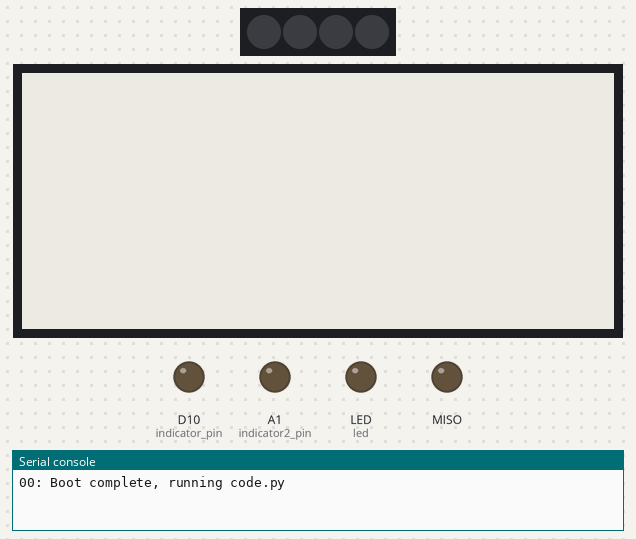
Bench run of a program on a simulated CircuitPython board. On the bench: 4 RGB LEDs in strip order, left to right, 296×128 one-colour display, output pins drawn as LEDs (lit = HIGH), the last lines printed to the serial console. Dim RGB values are drawn brighter than linear; WiFi joins after 1.5 s; values from a settings file that is not in the repository are placeholders.

Above: at 0.1 s.
At 39.1 s:
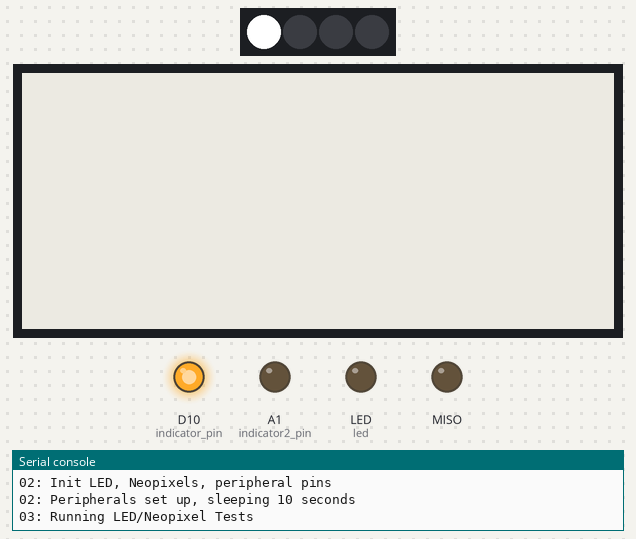
At 44.1 s:
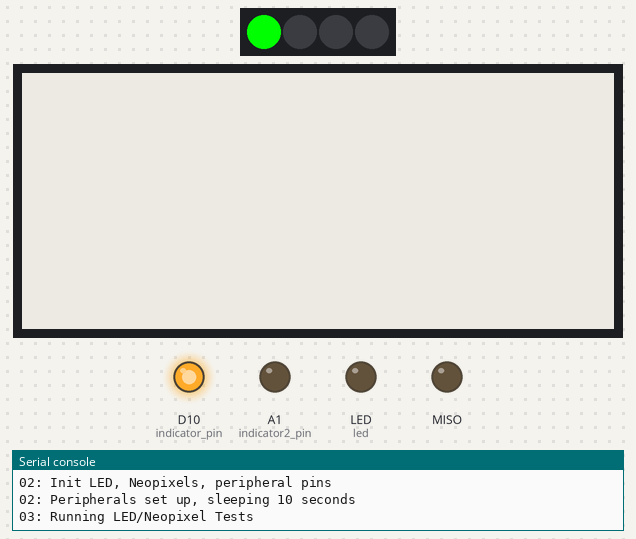
At 50.1 s:
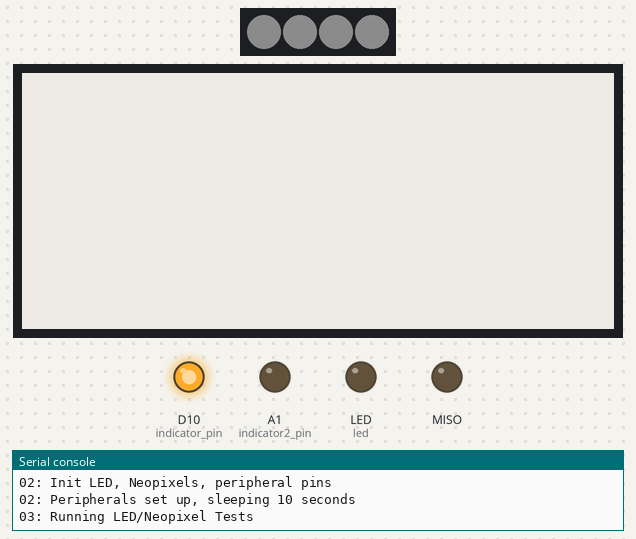
At 62.1 s:
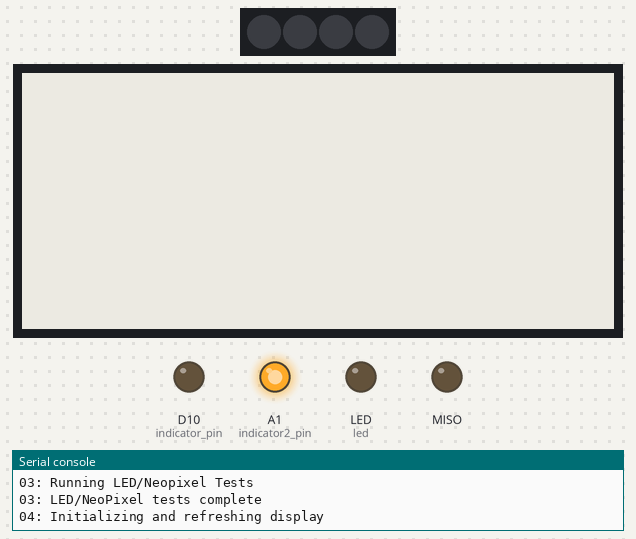
At 105.6 s:
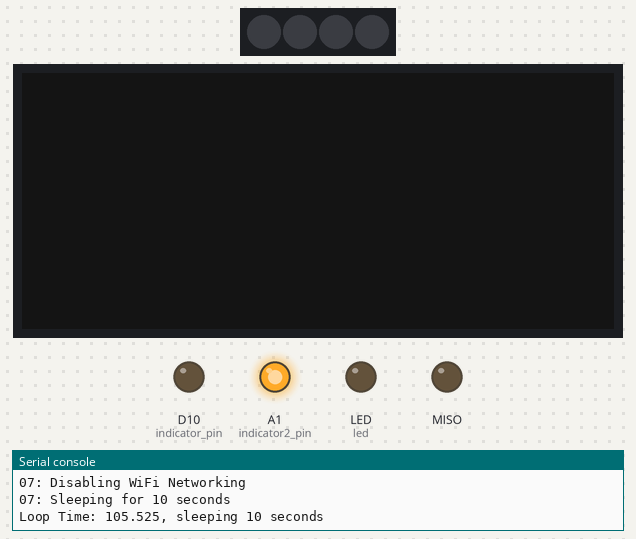
Timing chart, 0 to 130.0 s (numbered marks = the images above):
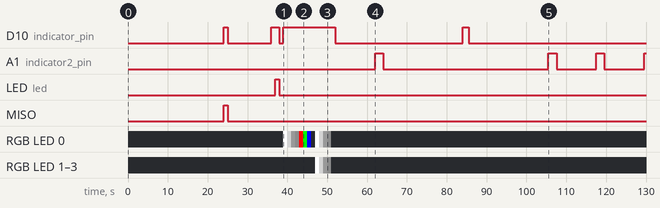

The program:

magtag-power-test-v1.py
```python
print("00: Boot complete, running code.py")

import time
time.sleep(10)
print("01: Starting up, importing time, board, and digitalio")
import board
import digitalio

print("01: Started up, sleeping 10 seconds")
time.sleep(10)
print("02: Init LED, Neopixels, peripheral pins")

time.sleep(1)
indicator_pin = digitalio.DigitalInOut(board.D10)
indicator_pin.switch_to_output()
indicator_pin.value = False

time.sleep(1)
indicator2_pin = digitalio.DigitalInOut(board.A1)
indicator2_pin.switch_to_output()
indicator2_pin.value = False

time.sleep(1)
led = digitalio.DigitalInOut(board.LED)
led.switch_to_output()
led.value = False

time.sleep(1)
indicator_pin.value = True
speaker_enable_pin = digitalio.DigitalInOut(board.SPEAKER_ENABLE)
speaker_enable_pin.switch_to_output()
speaker_enable_pin.value = True

time.sleep(1)
speaker_enable_pin.value = False
indicator_pin.value = False

time.sleep(1)
import neopixel
pixels = neopixel.NeoPixel(board.NEOPIXEL, 4, brightness=1.0, auto_write=False)
pixels.brightness = 1.0
pixels.fill((0,0,0))
pixels.show()

print("02: Peripherals set up, sleeping 10 seconds")

time.sleep(10)
print("03: Running LED/Neopixel Tests")
indicator_pin.value = True
time.sleep(1)
led.value = True
time.sleep(1)
led.value = False
indicator_pin.value = False

time.sleep(1)
indicator_pin.value = True
pixels[0] = (255,255,255)
pixels.brightness = 1.0
pixels.show()
time.sleep(1)
pixels.brightness = 0.5
pixels.show()
time.sleep(1)
pixels.brightness = 0.1
pixels.show()
time.sleep(1)
pixels.brightness = 0.05
pixels.show()
time.sleep(1)
pixels[0] = (255,0,0)
pixels.brightness = 1.0
pixels.show()
time.sleep(1)
pixels[0] = (0,255,0)
pixels.show()
time.sleep(1)
pixels[0] = (0,0,255)
pixels.show()
time.sleep(1)
pixels.fill((0,0,0))
pixels.show()
time.sleep(1)
pixels.fill((255,255,255))
pixels.show()
time.sleep(1)
pixels.brightness = 0.5
pixels.show()
time.sleep(1)
pixels.brightness = 0.1
pixels.show()
time.sleep(1)
pixels.brightness = 0.05
pixels.show()
time.sleep(1)
pixels.deinit()
time.sleep(1)
# neopixel_power_pin.value = False
indicator_pin.value = False
print("03: LED/NeoPixel tests complete")
time.sleep(10)

print("04: Initializing and refreshing display")
def display_refresh():
    indicator2_pin.value = True
    while board.DISPLAY.time_to_refresh > 0.0:
        time.sleep(board.DISPLAY.time_to_refresh)
    board.DISPLAY.refresh()
    while board.DISPLAY.time_to_refresh > 0.0:
        time.sleep(board.DISPLAY.time_to_refresh)
    indicator2_pin.value = False

display_refresh()
print("04: Sleeping 10 seconds")
time.sleep(10)

print("05: Preparing to connect to Wifi network")
from secrets import secrets
import wifi

def wifi_connect(ssid: str, password: str) -> None:
    indicator_pin.value = True
    print("WIFI: wifi_connect called")
    wifi.radio.connect(ssid, password)
    print("WIFI: wifi_connect complete")
    indicator_pin.value = False

print("05: Sleeping for 10 seconds")
time.sleep(10)

print("06: Connecting to Wifi network")
wifi_connect(secrets["ssid"], secrets["password"])
print("06: Sleeping for 10 seconds")
time.sleep(10)

print("07: Disabling WiFi Networking")
wifi.radio.enabled = False
time.sleep(10)
print("07: Sleeping for 10 seconds")


while True:
    if not wifi.radio.ap_info and wifi.radio.enabled:
        print("Loop: Wifi not connected, reconnecting")
        wifi_connect(secrets["ssid"], secrets["password"])
        print("Loop: Wifi reconnected, sleeping 10 sec")
        time.sleep(10)

    print("Loop Time: {}, sleeping 10 seconds".format(time.monotonic()))
    display_refresh()
    time.sleep(10)
    wifi.radio.enabled = not wifi.radio.enabled
```

Measured:
- by itself, A1 (indicator2_pin): repeats every 12.0 s: HIGH 2.0 s, LOW 10.0 s
